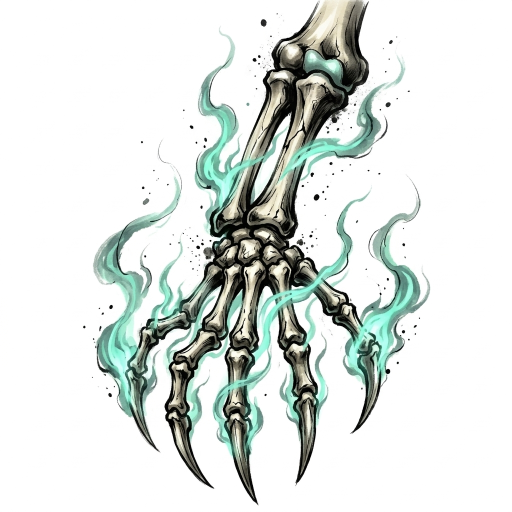
#> input picture art-source/raw/corpse_arm_art_1790848083796.jpg, 1024 x 1024 px (shown at 1/2 size)
$ python -i artlib.py   (imports and definitions only)
#> lines starting #> are read from the running program, lines starting #| are printed output that depends on the picture; after the words box and inside, x2 and y2 are one past the last pixel; in counts of white or black regions, pixels touching at a corner belong together
#!/usr/bin/env python3
"""
artlib.py —— 问道 · 青冥秘境 素材处理核心库

把原先散落在各个 tools/generate_*.cjs 里的内联 Canvas 像素循环，
统一重写为基于 Pillow + numpy 的向量化实现。

相比原来的逐像素 JS 实现，这里改进了三件事：

1. **向量化**：numpy 广播替代双层 for 循环，速度快一个数量级以上；
2. **背景色自适应**：不再把"白底"写死，而是从图像边框采样估计背景色，
   因此对米白、浅灰、淡蓝等非纯白底也成立；
3. **正确的去背景数学**：把像素视为 P = F·a + B·(1-a)，
   由距离得到 a 后反解 F = (P - B·(1-a)) / a，从根上消除白边/灰边，
   而不是像旧实现那样用一堆阈值去"猜" alpha。

用法（作为库）:
    from artlib import remove_background, fit_square, slice_grid, pack_grid

    im = Image.open("raw.png")
    cut = remove_background(im)          # 自动识别背景并抠成透明
    out = fit_square(cut, 256, padding=12)
    out.save("public/xxx.png")
"""
from __future__ import annotations

import os
from typing import Iterable, Sequence

import numpy as np
from PIL import Image

EPS_ALPHA = 0.004  # 低于该 alpha 视为完全透明


# ---------------------------------------------------------------------------
# alpha 预乘 / 还原
# ---------------------------------------------------------------------------
# [15 lines left out: functions premultiply, unpremultiply, not called in this run]


def _to_image(arr: np.ndarray) -> Image.Image:
    return Image.fromarray(np.clip(arr + 0.5, 0, 255).astype(np.uint8), "RGBA")


# ---------------------------------------------------------------------------
# 缩放
# ---------------------------------------------------------------------------
# [14 lines left out: function resize_max, not called in this run]


def resize_exact(im: Image.Image, size: tuple[int, int]) -> Image.Image:
    return im.resize(size, Image.Resampling.LANCZOS)


# [12 lines left out: function fit_into, not called in this run]


# ---------------------------------------------------------------------------
# 背景移除（抠图）
# ---------------------------------------------------------------------------
def detect_bg_color(im: Image.Image, border: int = 6) -> tuple[int, int, int]:
    """从图像四周边框采样，用中位数估计背景色（抗噪、抗少量前景侵入）。"""
    arr = np.asarray(im.convert("RGB")).astype(np.float32)
    h, w, _ = arr.shape
    b = max(1, min(border, h // 4, w // 4))
    ring = np.concatenate([
        arr[:b, :, :].reshape(-1, 3),
        arr[-b:, :, :].reshape(-1, 3),
        arr[:, :b, :].reshape(-1, 3),
        arr[:, -b:, :].reshape(-1, 3),
    ])
    return tuple(int(v) for v in np.median(ring, axis=0))


def _erode(mask: np.ndarray, k: int = 1) -> np.ndarray:
    """布尔掩码腐蚀 k 次（4 邻域）。"""
    r = mask.copy()
    for _ in range(k):
        g = r.copy()
        g[1:, :] &= r[:-1, :]
        g[:-1, :] &= r[1:, :]
        g[:, 1:] &= r[:, :-1]
        g[:, :-1] &= r[:, 1:]
        r = g
    return r


def _dilate(mask: np.ndarray, k: int = 1) -> np.ndarray:
    """布尔掩码膨胀 k 次（4 邻域）。"""
    r = mask.copy()
    for _ in range(k):
        g = r.copy()
        g[1:, :] |= r[:-1, :]
        g[:-1, :] |= r[1:, :]
        g[:, 1:] |= r[:, :-1]
        g[:, :-1] |= r[:, 1:]
        r = g
    return r


def _border_connected(cand: np.ndarray, max_iter: int = 20000) -> np.ndarray:
    """返回 cand 中「与图像四边 4-连通」的像素掩码。

    这是形态学重建：每次迭代把已到达集合在 cand 内部向外扩 1 像素，
    到达不动点即为完整连通域。对 1264x848 实测 622 次迭代 / 0.6s，可接受。

    注：Pillow 12.3 的 ImageDraw.floodfill 实测为空操作（连 6x6 都不填充），
    scipy/cv2/skimage 又不在运行环境里，因此这里自己实现，避免隐式依赖。
    """
    reached = np.zeros_like(cand)
    reached[0, :] = cand[0, :]
    reached[-1, :] = cand[-1, :]
    reached[:, 0] |= cand[:, 0]
    reached[:, -1] |= cand[:, -1]
    for _ in range(max_iter):
        grown = reached.copy()
        grown[1:, :] |= reached[:-1, :]
        grown[:-1, :] |= reached[1:, :]
        grown[:, 1:] |= reached[:, :-1]
        grown[:, :-1] |= reached[:, 1:]
        grown &= cand
        if np.array_equal(grown, reached):
            break
        reached = grown
    return reached


def remove_background(
    im: Image.Image,
    bg: Sequence[int] | None = None,
    tol_lo: float = 10.0,
    tol_hi: float = 48.0,
    despill: bool = True,
    feather: float = 0.0,
    connected: bool = True,
    seal: int = 1,
) -> Image.Image:
    """把纯色/近纯色背景抠成透明，返回 RGBA。

    参数
    ----
    bg        : 背景色 RGB。None = 自动从边框估计。
    tol_lo    : 与背景色距离低于此值 -> 全透明。
    tol_hi    : 距离高于此值 -> 完全不透明；中间线性过渡（保留抗锯齿边缘）。
    despill   : 按 P = F·a + B·(1-a) 反解前景色，消除白边/灰边。
    feather   : 对生成的 alpha 做半径（像素）高斯羽化。0 = 关闭。
    connected : **关键开关**。True = 只把「与图像边框连通」的背景判为透明。
    seal      : 连通判定前先把候选背景腐蚀几个像素，用于封住轮廓上的细小缺口
                （否则背景会渗进白色衣物内部留下半透明斑）。0 = 不封。

    为什么需要 connected
    -------------------
    白底 + 白色衣物/浅色皮肤在逐像素判据下天然歧义：白裤子离背景色同样近。
    朴素的"距离阈值"会把角色身上抠出洞（脸、裤子、内衬全部变透明）。
    解决方法是连通域判定：**只有能从图像边缘走到的背景才是真背景**，
    被角色轮廓围住的白色衣物不连通，因而保持不透明。

    connected=False 退化为纯阈值抠图，适用于背景确实弥散全图的情况
    （例如需要保留的半透明光效）。
    """
    rgb = np.asarray(im.convert("RGB")).astype(np.float32)
    if bg is None:
        bg = detect_bg_color(im)
    bg_arr = np.array(bg, dtype=np.float32)

    # 与背景色的欧氏距离：越低越像背景
    dist = np.sqrt(((rgb - bg_arr) ** 2).sum(axis=2))

    if connected:
        cand = dist < tol_hi
        if seal > 0:
            # 先把候选背景腐蚀 seal 像素：断开 1~2px 宽的"细缝"。
            # 否则背景会顺着轮廓上的细小缺口渗进白色衣物内部，留下半透明斑。
            reached = _border_connected(_erode(cand, seal))
            # 再膨胀回来并交回候选集，恢复被腐蚀掉的抗锯齿边缘
            bg_connected = _dilate(reached, seal) & cand
        else:
            bg_connected = _border_connected(cand)
    else:
        bg_connected = np.ones(dist.shape, dtype=bool)

    span = max(1e-6, tol_hi - tol_lo)
    ramp = np.clip((dist - tol_lo) / span, 0.0, 1.0)
    # 连通背景区走软过渡；角色内部一律不透明
    alpha = np.where(bg_connected, ramp, 1.0)

    if despill:
        a3 = alpha[..., None]
        safe = np.maximum(a3, EPS_ALPHA)
        rgb = np.clip((rgb - bg_arr * (1.0 - a3)) / safe, 0, 255)

    out = np.concatenate([rgb, (alpha * 255.0)[..., None]], axis=2)
    result = _to_image(out)

    if feather > 0:
        from PIL import ImageFilter
        result.putalpha(result.getchannel("A").filter(ImageFilter.GaussianBlur(feather)))
    return result


# ---------------------------------------------------------------------------
# 裁剪 / 切片 / 打包
# ---------------------------------------------------------------------------
# [7 lines left out: function content_bbox, not called in this run]


def autocrop(im: Image.Image, alpha_min: int = 16) -> Image.Image:
    """裁掉四周全透明区域。"""
    return im.crop(content_bbox(im, alpha_min))


# [35 lines left out: functions slice_grid, pack_grid, save_png, not called in this run]

>>> from PIL import Image
>>> picture = Image.open('../../art-source/raw/corpse_arm_art_1790848083796.jpg')
#> picture is the input picture: PIL image 1024x1024 RGB; mean R, G, B 221.4, 226.8, 223.7
>>> result = remove_background(picture)
#> in remove_background, `bg = detect_bg_color(im)`: bg = (255, 255, 255)
#> in remove_background, `bg_arr = np.array(bg, dtype=np.float32)`: bg_arr = [255, 255, 255]
#> in remove_background, `dist = np.sqrt(((rgb - bg_arr) ** 2).sum(axis=2))`:
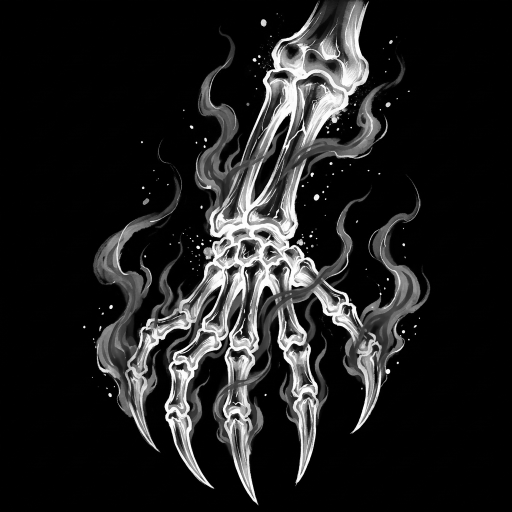
#> dist: shape (1024, 1024) float32 (shown at 1/2 size); min 0, max 441.7, mean 54.7; drawn with min black and max white
#> in remove_background, `cand = dist < tol_hi`:
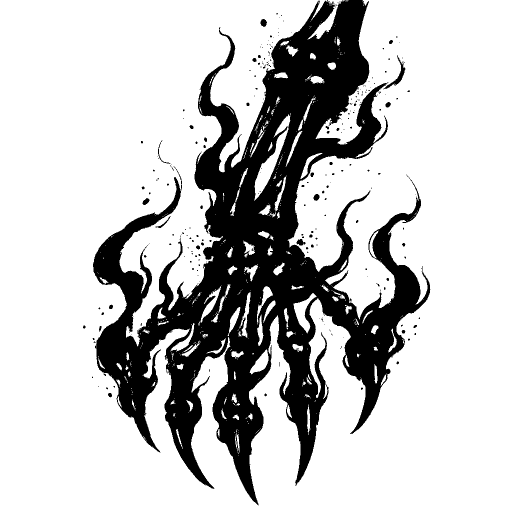
#> cand: shape (1024, 1024) bool (shown at 1/2 size); 77.2% white; 269 black regions (228 under 20 px), largest, box (x1, y1, x2, y2) and area: (186, 0, 861, 1011) 235027, (767, 110, 811, 178) 506, (521, 38, 534, 54) 150
#> in _border_connected, `reached = np.zeros_like(cand)`: reached: shape (1024, 1024) bool; every value is 0
#> in _border_connected, `reached[:, -1] |= cand[:, -1]`:
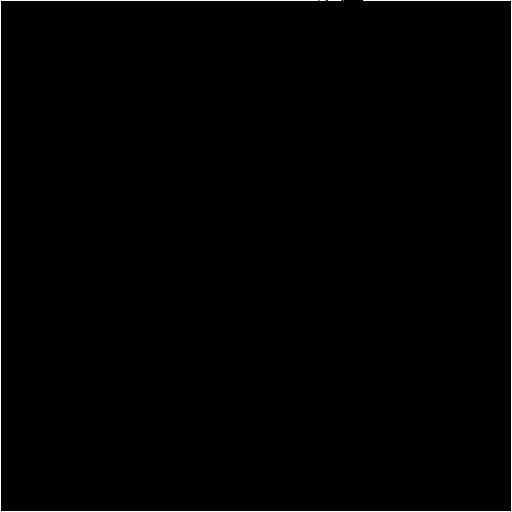
#> reached: shape (1024, 1024) bool (shown at 1/2 size); 0.39% white in thin lines or dots
#> after the loop in _border_connected, `for _ in range(max_iter):`:
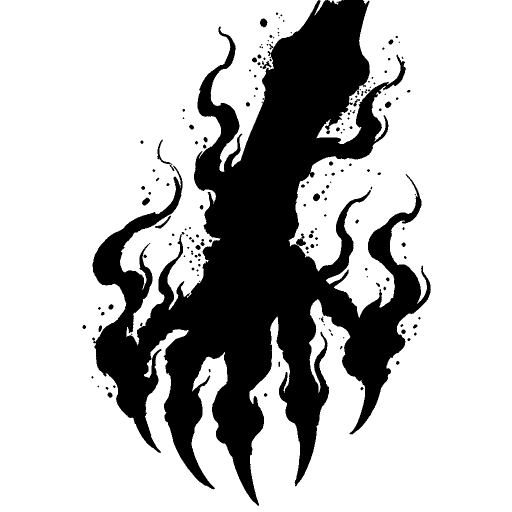
#> grown: shape (1024, 1024) bool (shown at 1/2 size); 73.7% white; 179 black regions (81 under 20 px), largest, box (x1, y1, x2, y2) and area: (185, 0, 862, 1012) 270027, (592, 467, 612, 492) 245, (314, 279, 345, 330) 242
#> the loop in _dilate, `for _ in range(k):` made 1 pass
#> pass 1, in _dilate, `r = g`:
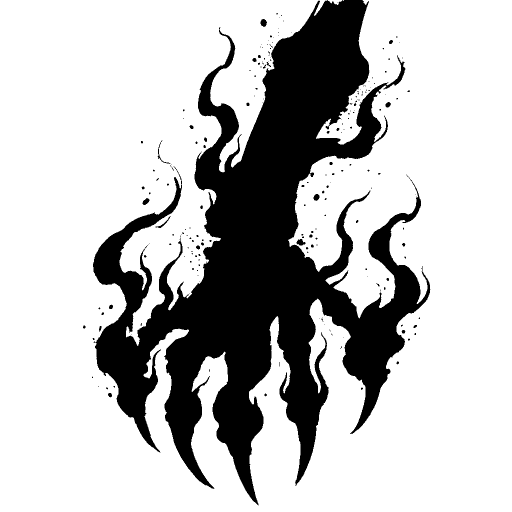
#> r: shape (1024, 1024) bool (shown at 1/2 size); 75% white; 207 black regions (166 under 20 px), largest, box (x1, y1, x2, y2) and area: (186, 0, 861, 1011) 259658, (593, 478, 611, 491) 152, (521, 38, 534, 54) 150
#> in remove_background, `alpha = np.where(bg_connected, ramp, 1.0)`:
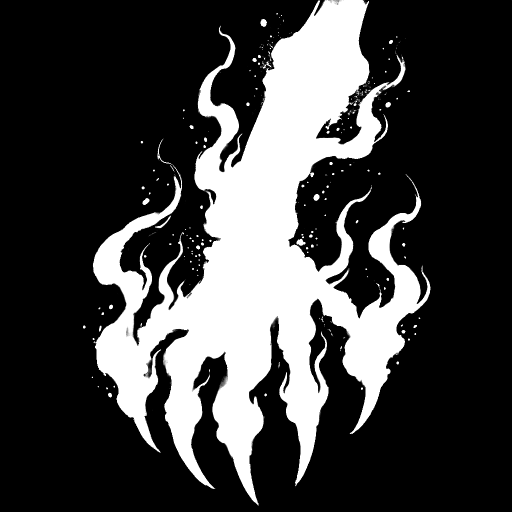
#> alpha: shape (1024, 1024) float32 (shown at 1/2 size); min 0, max 1, mean 0.255
#> in remove_background, `rgb = np.clip((rgb - bg_arr * (1.0 - a3)) / safe, 0, 255)`:
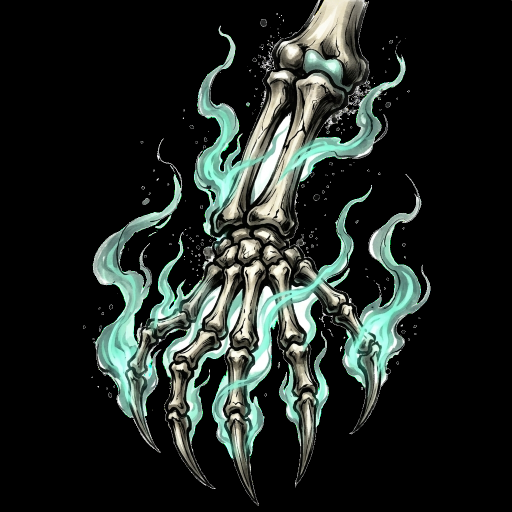
#> rgb: shape (1024, 1024, 3) float32 (shown at 1/2 size); mean R, G, B 32.8, 39, 35.5

$ run again, on art-source/raw/corpse_ghost_fire_art_1790848139526.jpg
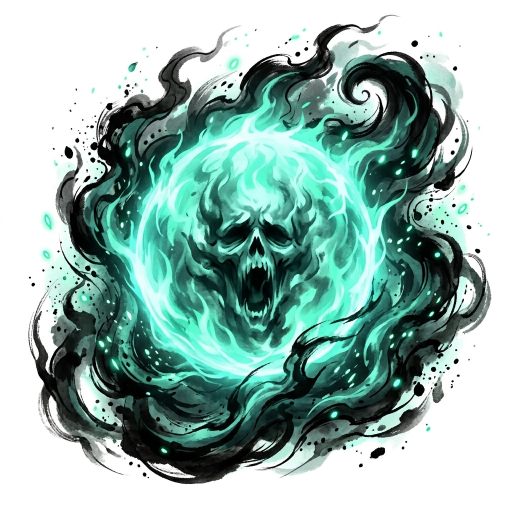
#> input picture art-source/raw/corpse_ghost_fire_art_1790848139526.jpg, 1024 x 1024 px (shown at 1/2 size)
#> picture is the input picture: PIL image 1024x1024 RGB; mean R, G, B 149.9, 181.2, 174.5
#> bg = (255, 255, 255)
#> bg_arr = [255, 255, 255]
#> in remove_background, `cand = dist < tol_hi`:
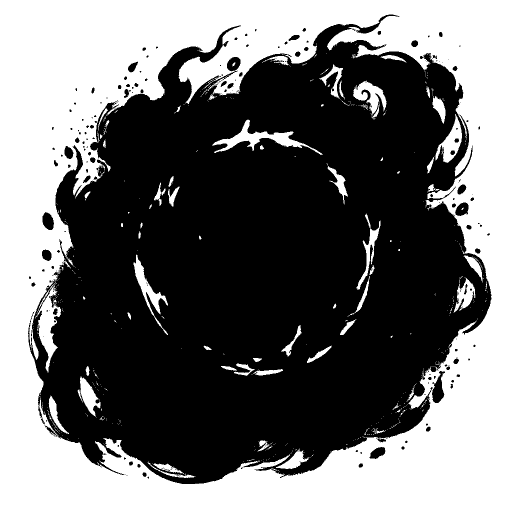
#> cand: shape (1024, 1024) bool (shown at 1/2 size); 43.6% white; 580 white regions (511 under 20 px), largest, box (x1, y1, x2, y2) and area: (0, 0, 1024, 1024) 425866, (424, 239, 645, 310) 3442, (71, 563, 122, 745) 3386
#> in remove_background, `rgb = np.clip((rgb - bg_arr * (1.0 - a3)) / safe, 0, 255)`:
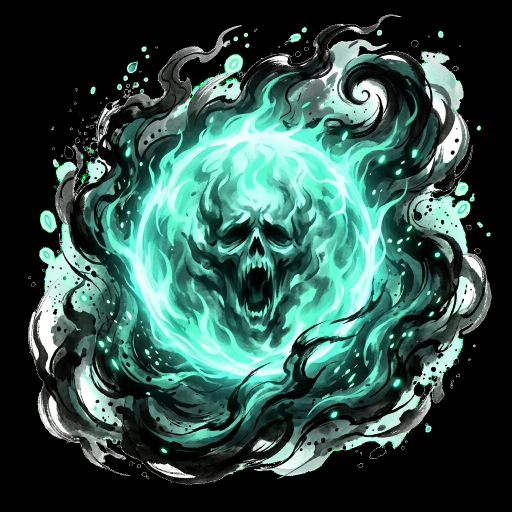
#> rgb: shape (1024, 1024, 3) float32 (shown at 1/2 size); mean R, G, B 50.6, 82.7, 75.7

$ run again, on art-source/raw/corpse_poison_pool_art_1790850655543.jpg
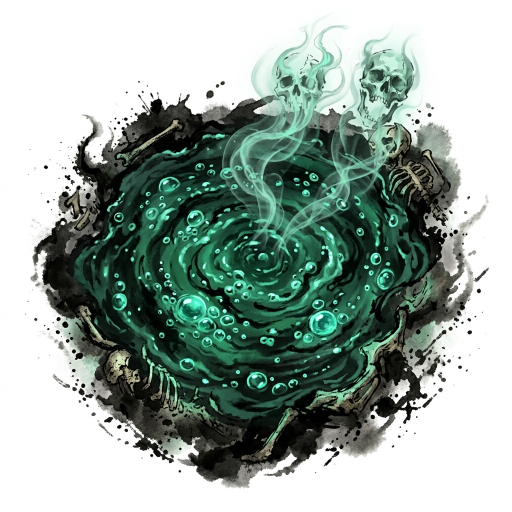
#> input picture art-source/raw/corpse_poison_pool_art_1790850655543.jpg, 1024 x 1024 px (shown at 1/2 size)
#> picture is the input picture: PIL image 1024x1024 RGB; mean R, G, B 152.7, 168, 160.6
#> bg = (255, 255, 255)
#> bg_arr = [255, 255, 255]
#> cand: shape (1024, 1024) bool; 48% white; 267 white regions (246 under 20 px), largest, box (x1, y1, x2, y2) and area: (0, 0, 1024, 1024) 500038, (898, 533, 937, 604) 953, (787, 763, 819, 807) 479
#> in remove_background, `rgb = np.clip((rgb - bg_arr * (1.0 - a3)) / safe, 0, 255)`:
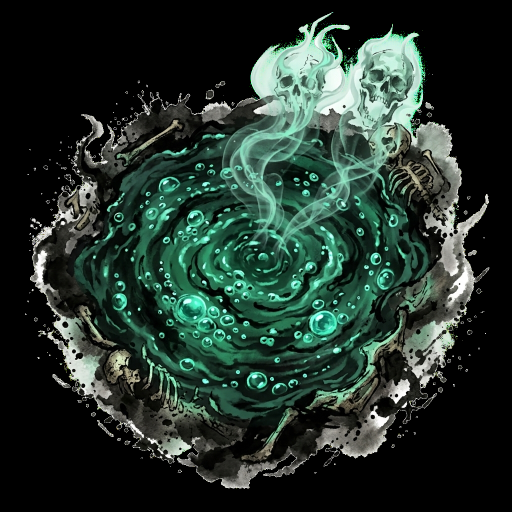
#> rgb: shape (1024, 1024, 3) float32 (shown at 1/2 size); mean R, G, B 36.6, 52.5, 44.7
